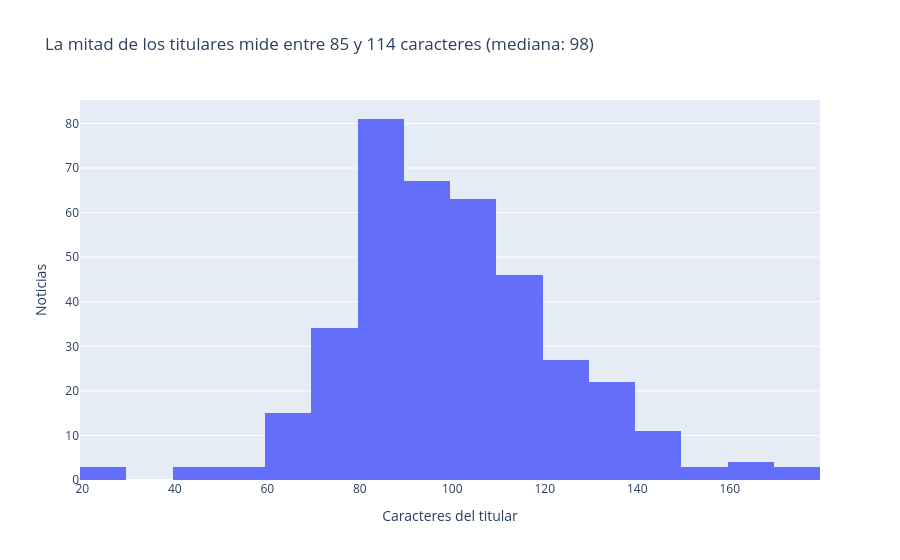

The notebook cell saved with this chart:
### Code cell
df["largo"] = df["titular"].str.len()
q1, med, q3 = df["largo"].quantile([0.25, 0.5, 0.75])
titulo = f"La mitad de los titulares mide entre {q1:.0f} y {q3:.0f} caracteres (mediana: {med:.0f})"

fig3 = px.histogram(df, x="largo", nbins=30, title=titulo)
fig3.update_layout(xaxis_title="Caracteres del titular", yaxis_title="Noticias")
fig3.show()

### Figure 1 — Plotly figure (JSON) as saved in the notebook; plotly's stock layout.template omitted (floating-point values rounded to 4 significant figures; data arrays with more than 128 entries replaced by an {"elided": "..."} marker saying what was removed)
{"data": [{"bingroup": "x", "hovertemplate": "largo=%{x}<br>count=%{y}<extra></extra>", "legendgroup": "", "marker": {"color": "#636efa", "pattern": {"shape": ""}}, "name": "", "nbinsx": 30, "orientation": "v", "showlegend": false, "type": "histogram", "x": {"elided": "385 int values"}, "xaxis": "x", "yaxis": "y"}], "layout": {"barmode": "relative", "legend": {"tracegroupgap": 0}, "title": {"text": "La mitad de los titulares mide entre 85 y 114 caracteres (mediana: 98)"}, "xaxis": {"anchor": "y", "domain": [0.0, 1.0], "title": {"text": "Caracteres del titular"}}, "yaxis": {"anchor": "x", "domain": [0.0, 1.0], "title": {"text": "Noticias"}}}}
